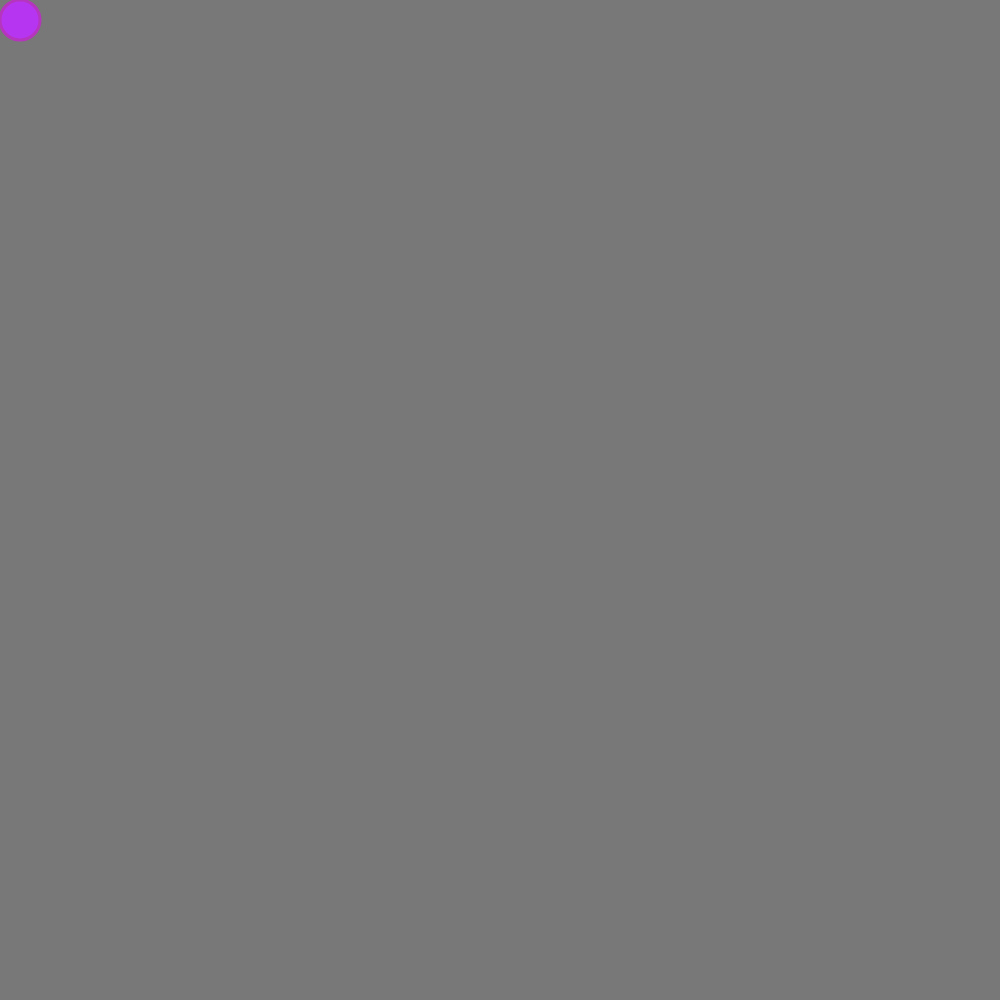
Frame 1 (no input)
Frame 60 (no input): identical to frame 1, image omitted
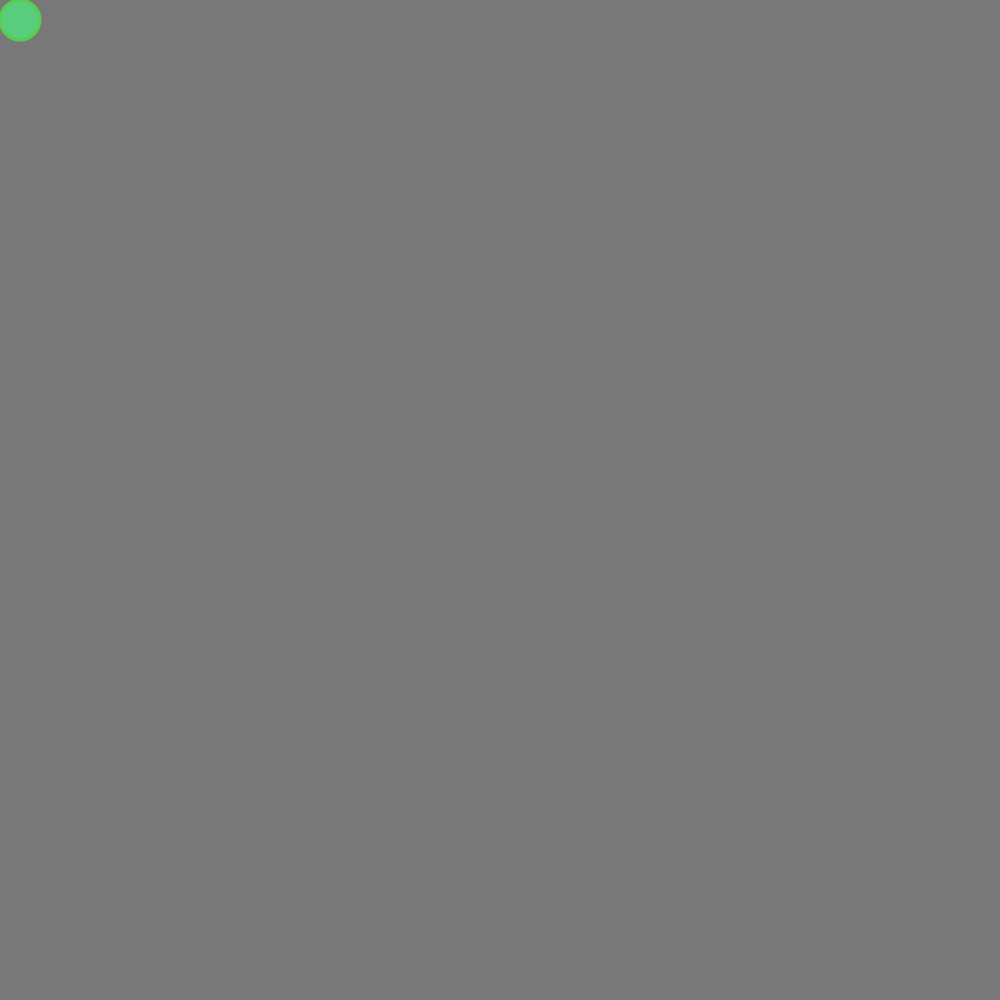
Frame 120 (the mouse pressed at the canvas centre since frame 60)

The p5.js sketch that drew these frames (run headless with seeded random() and noise() and a simulated clock; from frame 60 on, the mouse is pressed at the canvas centre):

// p5.js sketch
// ── sketch.js
let r, g ,b;

function setup(){
    createCanvas(1000, 1000);
    r =random(255);
    g =random(255);
    b =random(255);
};

function draw(){
    background(120);
    strokeWeight(3);
    stroke(r, g, b);
    fill(r, g, b + 50);
    ellipse(20, 20, 40, 40);
};

function mousePressed(){
    r =random(255);
    g =random(255);
    b =random(255);
};
